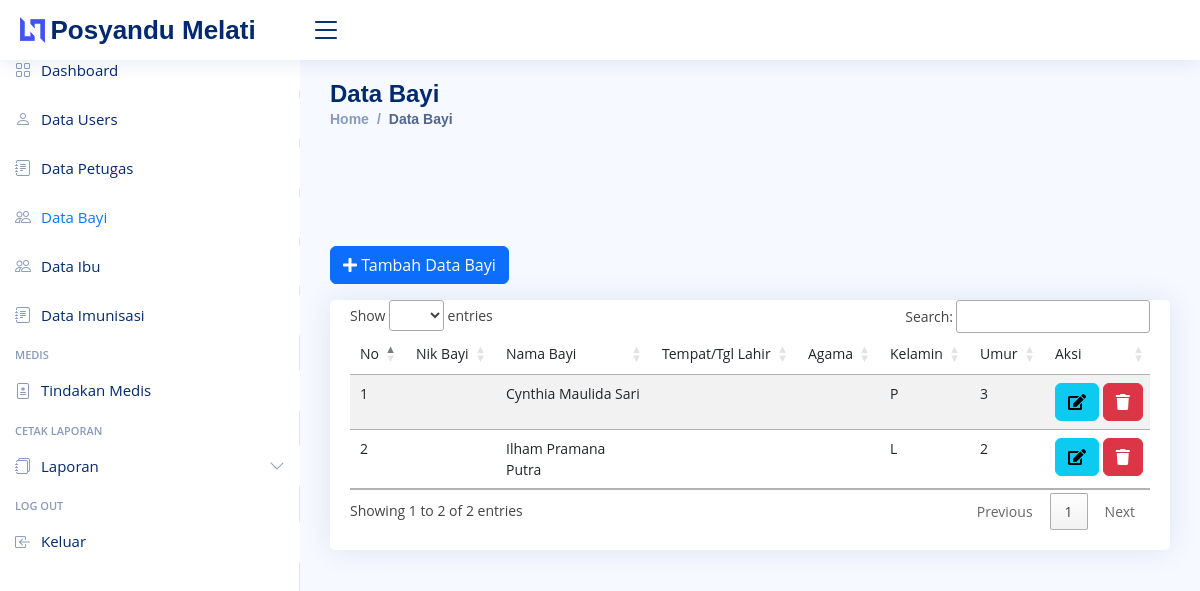
The app's page /index.php/admin/bayi with its own data.
### tables this page shows
CREATE TABLE `bayi` (
  `id_bayi` int(11) NOT NULL,
  `nama_bayi` varchar(50) NOT NULL,
  `jk_bayi` enum('L','P') NOT NULL,
  `umur_bayi` int(11) NOT NULL
);

### application/controllers/admin/bayi.php (called while the page is built, shortened)
<?php
class bayi extends CI_Controller {
	public function __construct()
	{
		$this->load->model('bayi_m');
		$this->load->library('form_validation');
	}
	public function index()
	{
		$data['title'] = '	Data Bayi';
		$data['bayi'] = $this->bayi_m->get('bayi')->result_array();
		$this->form_validation->set_rules('nik', 'Nik bayi', 'required|trim');
		$this->form_validation->set_rules('nama', 'Nama bayi', 'required|trim');
		$this->form_validation->set_rules('ttl', 'ttl', 'required|trim');
		$this->form_validation->set_rules('agama', 'agama', 'required|trim');
		$this->form_validation->set_rules('jk', 'Kelamin bayi', 'required|trim');
		$this->form_validation->set_rules('umur', 'Umur bayi', 'required|trim');
		if($this->form_validation->run() == FALSE) {
			$this->load->view('layout/header', $data);
			$this->load->view('layout/sidebar');
			$this->load->view('admin/bayi/index', $data);
			$this->load->view('layout/footer');
		}
	}
}

### index.php (called while the page is built, shortened)
<?php
require_once BASEPATH.'core/CodeIgniter.php';

### application/models/bayi_m.php (called while the page is built, shortened)
<?php
class bayi_m extends CI_Model {
	public function get($table)
	{
		$this->db->order_by('nama_bayi', 'ASC');
		return $this->db->get($table);
	}
}

### application/views/admin/bayi/index.php (the view, shortened to what this page needs)
<main id="main" class="main">
    <div class="row mb-2">
        <div class="col-md-6">
            <button type="button" class="btn btn-primary mb-2" data-toggle="modal" data-target="#formModalbayi">
                <i class="fas fa-plus"></i> Tambah Data Bayi
            </button>
        </div>
    </div>
    <div class="card">
        <div class="card-body">
            <div class="row">
                <div class="col-md">
                    <div class="table-responsive">
                        <table class="table table-striped" id="datatables">
                            <thead>
                                <tr>
                                    <td>No</td>
                                    <td>Nik Bayi</td>
                                    <td>Nama Bayi</td>
                                    <td>Tempat/Tgl Lahir</td>
                                    <td>Agama</td>
                                    <td>Kelamin</td>
                                    <td>Umur</td>
                                    <td>Aksi</td>
                                </tr>
                            </thead>
                            <tbody>
                                <?php $no = 1; foreach($bayi as $u) : ?>
                                <tr>
                                    <td><?= $no++; ?></td>
                                    <td><?= $u['nik_bayi']; ?></td>
                                    <td><?= $u['nama_bayi']; ?></td>
                                    <td><?= $u['ttl']; ?></td>
                                    <td><?= $u['agama'] ?></td>
                                    <td><?= $u['jk_bayi'] == 'L' ? 'L' : 'P'; ?></td>
                                    <td><?= $u['umur_bayi']; ?></td>
                                    <td>
                                        <a href="<?= base_url('admin/bayi/ubah/') . $u['id_bayi']; ?>"
                                            class="btn btn-info"><i class="fas fa-edit"></i></a>
                                        <a href="<?= base_url('admin/bayi/hapus/') . $u['id_bayi']; ?>"
                                            class="btn btn-danger" onclick="return confirm('Yakin Hapus ?')"><i
                                                class="fas fa-trash"></i></a>
                                    </td>
                                </tr>
                                <?php endforeach; ?>
                            </tbody>
                        </table>
                    </div>
                </div>
            </div>
        </div>
    </div>
</main>

### assets/css/dashboard.css (style rules this page uses)
body { font-size: .875rem; }

### assets/nice/assets/css/style.css (style rules this page uses)
:root { scroll-behavior: smooth; }
body { font-family: "Open Sans", sans-serif; background: #f6f9ff; color: #444444; }
a { color: #4154f1; text-decoration: none; }
#main { margin-top: 60px; padding: 20px 30px; transition: all 0.3s; }
.card { margin-bottom: 30px; border: none; border-radius: 5px; box-shadow: 0px 0 30px rgba(1, 41, 112, 0.1); }
.card-body { padding: 0 20px 20px 20px; }
@media (min-width: 1200px) { #main, #footer { margin-left: 300px; } }

### records on screen
bayi: nama_bayi "Cynthia Maulida Sari", jk_bayi "P", umur_bayi "3"
bayi: nama_bayi "Ilham Pramana Putra", jk_bayi "L", umur_bayi "2"

### other values on screen
$title "Data Bayi"
